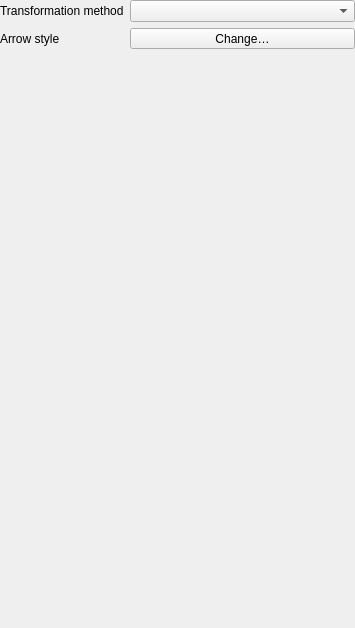
<?xml version="1.0" encoding="UTF-8"?>
<ui version="4.0">
 <class>Form</class>
 <widget class="QWidget" name="Form">
  <property name="geometry">
   <rect>
    <x>0</x>
    <y>0</y>
    <width>355</width>
    <height>628</height>
   </rect>
  </property>
  <property name="windowTitle">
   <string>Form</string>
  </property>
  <layout class="QGridLayout" name="gridLayout">
   <property name="leftMargin">
    <number>0</number>
   </property>
   <property name="topMargin">
    <number>0</number>
   </property>
   <property name="rightMargin">
    <number>0</number>
   </property>
   <property name="bottomMargin">
    <number>0</number>
   </property>
   <item row="0" column="0">
    <widget class="QLabel" name="label">
     <property name="text">
      <string>Transformation method</string>
     </property>
    </widget>
   </item>
   <item row="0" column="1">
    <widget class="QComboBox" name="combo_method"/>
   </item>
   <item row="2" column="1">
    <spacer name="verticalSpacer">
     <property name="orientation">
      <enum>Qt::Vertical</enum>
     </property>
     <property name="sizeHint" stdset="0">
      <size>
       <width>20</width>
       <height>40</height>
      </size>
     </property>
    </spacer>
   </item>
   <item row="1" column="1">
    <widget class="QgsSymbolButton" name="arrow_style_button">
     <property name="sizePolicy">
      <sizepolicy hsizetype="Expanding" vsizetype="Fixed">
       <horstretch>0</horstretch>
       <verstretch>0</verstretch>
      </sizepolicy>
     </property>
     <property name="text">
      <string>Change…</string>
     </property>
    </widget>
   </item>
   <item row="1" column="0">
    <widget class="QLabel" name="label_2">
     <property name="text">
      <string>Arrow style</string>
     </property>
    </widget>
   </item>
  </layout>
 </widget>
 <customwidgets>
  <customwidget>
   <class>QgsSymbolButton</class>
   <extends>QToolButton</extends>
   <header>qgis.gui</header>
  </customwidget>
 </customwidgets>
 <resources/>
 <connections/>
</ui>
